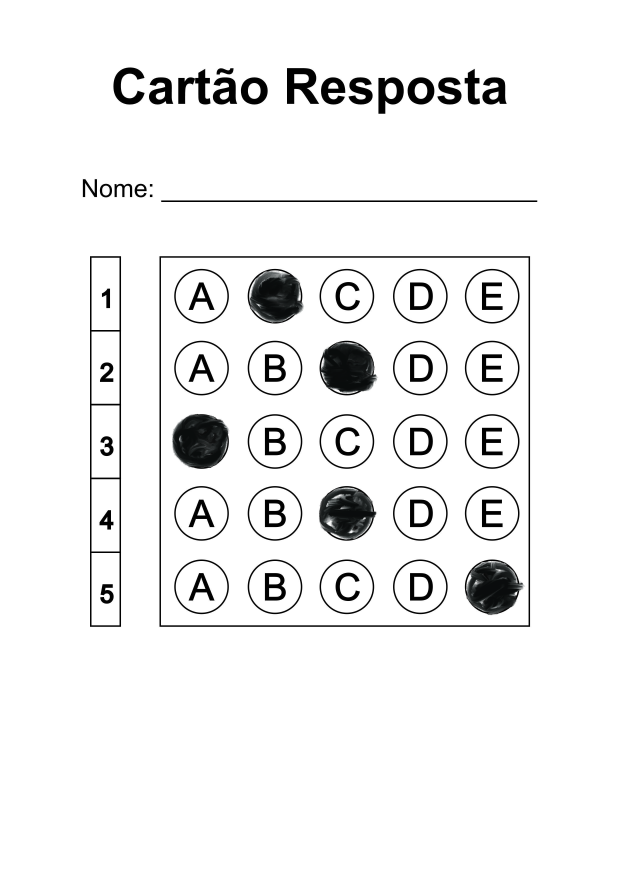
#> input picture imagens/1.jpg, 2481 x 3532 px, given in place of the camera (shown at 1/4 size)
$ python Leitor_WEB-CAM.py
#> lines starting #> are read from the running program, lines starting #| are printed output that depends on the picture; after the words box and inside, x2 and y2 are one past the last pixel; in counts of white or black regions, pixels touching at a corner belong together
### utlis.py
import cv2
import numpy as np

## Empilha todas as imagens em uma janela.
# [35 lines left out: function stackImages, not called in this run]

def reorder(myPoints):

    myPoints = myPoints.reshape((4, 2)) # Remove o colchete extra.
    print(myPoints)
    myPointsNew = np.zeros((4, 1, 2), np.int32) # Adiciona nova matriz com os pontos alinhados.
    add = myPoints.sum(1)
    print(add)
    print(np.argmax(add))
    myPointsNew[0] = myPoints[np.argmin(add)]  #[0,0]
    myPointsNew[3] =myPoints[np.argmax(add)]   #[w,h]
    diff = np.diff(myPoints, axis=1)
    myPointsNew[1] =myPoints[np.argmin(diff)]  #[w,0]
    myPointsNew[2] = myPoints[np.argmax(diff)] #[h,0]

    return myPointsNew

def rectContour(contours):

    rectCon = []
    max_area = 0
    for i in contours:
        area = cv2.contourArea(i)
        if area > 50:
            peri = cv2.arcLength(i, True)
            approx = cv2.approxPolyDP(i, 0.02 * peri, True)
            if len(approx) == 4:
                rectCon.append(i)
    rectCon = sorted(rectCon, key=cv2.contourArea,reverse=True)
    #print(len(rectCon))
    return rectCon

def getCornerPoints(cont):
    peri = cv2.arcLength(cont, True) # Tamanho do contorno.
    approx = cv2.approxPolyDP(cont, 0.02 * peri, True) # Aproxima o polígono para obter os pontos de canto.
    return approx

def splitBoxes(img):
    rows = np.vsplit(img,5)
    boxes=[]
    for r in rows:
        cols= np.hsplit(r,5)
        for box in cols:
            boxes.append(box)
    return boxes

def drawGrid(img,questions=5,choices=5):
    secW = int(img.shape[1]/questions)
    secH = int(img.shape[0]/choices)
    for i in range (0,9):
        pt1 = (0,secH*i)
        pt2 = (img.shape[1],secH*i)
        pt3 = (secW * i, 0)
        pt4 = (secW*i,img.shape[0])
        cv2.line(img, pt1, pt2, (255, 255, 0),2)
        cv2.line(img, pt3, pt4, (255, 255, 0),2)

    return img

def showAnswers(img,myIndex,grading,ans,questions=5,choices=5):
     secW = int(img.shape[1]/questions)
     secH = int(img.shape[0]/choices)

     for x in range(0,questions):
         myAns= myIndex[x]
         cX = (myAns * secW) + secW // 2
         cY = (x * secH) + secH // 2
         if grading[x]==1:
            myColor = (0,255,0)
            #cv2.rectangle(img,(myAns*secW,x*secH),((myAns*secW)+secW,(x*secH)+secH),myColor,cv2.FILLED)
            cv2.circle(img,(cX,cY),50,myColor,cv2.FILLED)
         else:
            myColor = (0,0,255)
            #cv2.rectangle(img, (myAns * secW, x * secH), ((myAns * secW) + secW, (x * secH) + secH), myColor, cv2.FILLED)
            cv2.circle(img, (cX, cY), 50, myColor, cv2.FILLED)

            # Resposta correta.
            myColor = (0, 255, 0)
            correctAns = ans[x]
            cv2.circle(img,((correctAns * secW)+secW//2, (x * secH)+secH//2),
            20,myColor,cv2.FILLED)

### Leitor_WEB-CAM.py
import cv2
import numpy as np
import utlis


########################################################################
webCamFeed = True
pathImage = "2.jpg"
cap = cv2.VideoCapture(0)
cap.set(10,160)
heightImg = 700
widthImg  = 700
questions=5
choices=5
ans= [1,2,0,2,4]
########################################################################


count=0

while True:

    if webCamFeed:success, img = cap.read()
#> img is the input picture: shape (3532, 2481, 3); mean B, G, R 240.1, 240.1, 240
    else:img = cv2.imread(pathImage)
    img = cv2.resize(img, (widthImg, heightImg)) # Redimensiona a imagem.
#> img: shape (700, 700, 3)
    imgFinal = img.copy()
    imgBlank = np.zeros((heightImg,widthImg, 3), np.uint8) # Cria uma imagem em branco para teste de debug, caso necessário.
    imgGray = cv2.cvtColor(img, cv2.COLOR_BGR2GRAY) # Converte a imagem para tons de cinza.
    imgBlur = cv2.GaussianBlur(imgGray, (5, 5), 1) # Adiciona desfoque.
    imgCanny = cv2.Canny(imgBlur,10,70) # Aplica canny
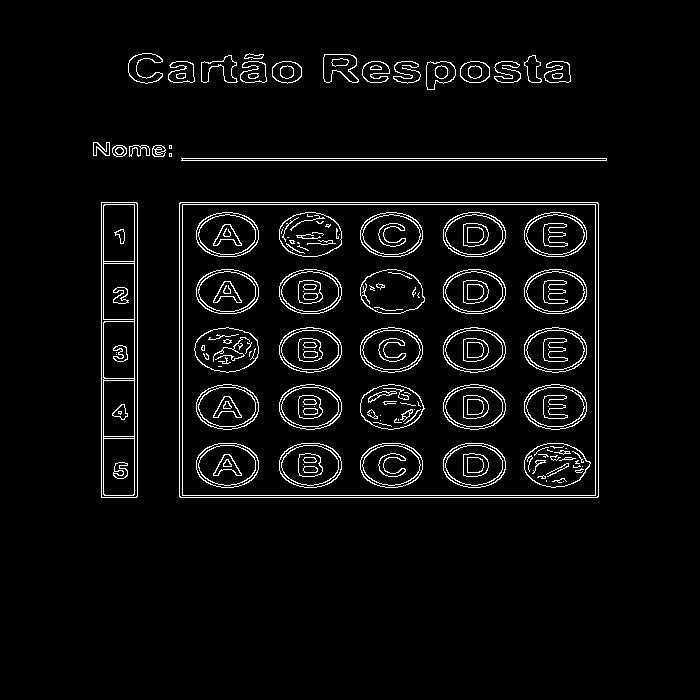
#> imgCanny: shape (700, 700); 4.3% white in thin lines or dots, all inside (x1, y1, x2, y2) = (93, 53, 607, 498)

    try:
        ## Busca todos os contornos.
        imgContours = img.copy() # Copia a imagem para exibição.
        imgBigContour = img.copy()
        contours, hierarchy = cv2.findContours(imgCanny, cv2.RETR_EXTERNAL, cv2.CHAIN_APPROX_NONE) # Busca todos os contornos.
#> contours = 24 contours, 3 with area under 20; largest, box (x1, y1, x2, y2) and area: (179, 202, 599, 498) 123603, (101, 202, 138, 498) 10619, (181, 158, 607, 161) 849, (323, 54, 359, 83) 716, (426, 61, 456, 90) 600
        cv2.drawContours(imgContours, contours, -1, (0, 255, 0), 10) # Desenha todos os contornos encontrados.
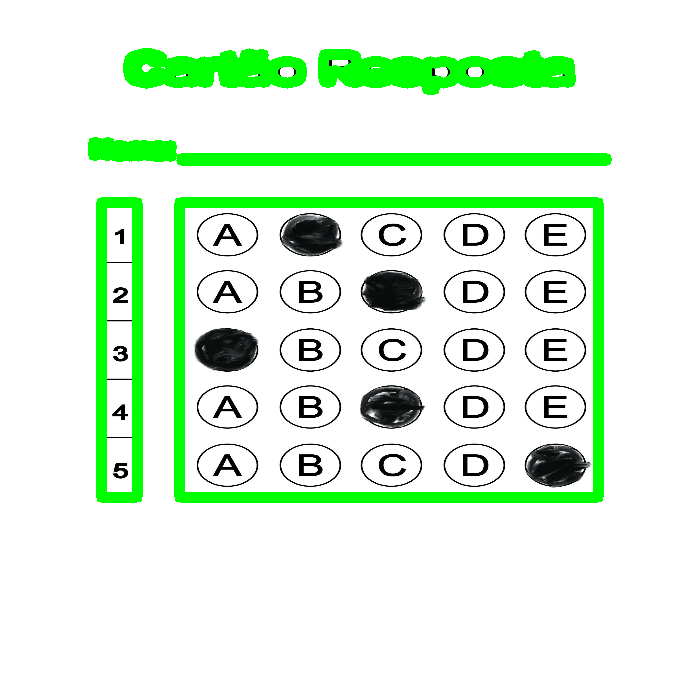
#> imgContours: shape (700, 700, 3); mean B, G, R 222.1, 244.8, 222
        rectCon = utlis.rectContour(contours) # Busca por contornos retangulares.
#> the loop in rectContour, `for i in contours:` made 24 passes
#> (area, peri, approx) on passes 1 to 3: (123603, 1425.7, [[179, 203], [180, 497], [598, 496], [597, 202]]), (10619, 660.8, [[101, 202], [101, 497], [136, 497], [137, 203]]), (849, 854.8, [[181, 158], [606, 160]])
#> after the loop in rectContour, `for i in contours:`: rectCon = 2 contours; box (x1, y1, x2, y2) and area: (179, 202, 599, 498) 123603, (101, 202, 138, 498) 10619
        biggestPoints= utlis.getCornerPoints(rectCon[0]) # Busca os cantos do retângulo maior.
#> in getCornerPoints, `peri = cv2.arcLength(cont, True)`: peri = 1425.7
#> in getCornerPoints, `approx = cv2.approxPolyDP(cont, 0.02 * peri, True)`: approx = [[179, 203], [180, 497], [598, 496], [597, 202]]
#> biggestPoints = [[179, 203], [180, 497], [598, 496], [597, 202]]
        gradePoints = utlis.getCornerPoints(rectCon[1]) # Busca os cantos do retângulo menor
#> gradePoints = [[101, 202], [101, 497], [136, 497], [137, 203]]


        if biggestPoints.size != 0 and gradePoints.size != 0:

            # Deforma o maior retângulo.
            biggestPoints=utlis.reorder(biggestPoints) # Reorganiza para a deformação.
#> in reorder, `myPoints = myPoints.reshape((4, 2))`: myPoints = [[179, 203], [180, 497], [598, 496], [597, 202]]
#| [[179 203]
#|  [180 497]
#|  [598 496]
#|  [597 202]]
#> in reorder, `add = myPoints.sum(1)`: add = [382, 677, 1094, 799]
#| [ 382  677 1094  799]
#| 2
#> in reorder, `diff = np.diff(myPoints, axis=1)`: diff = [24, 317, -102, -395]
#> biggestPoints = [[179, 203], [597, 202], [180, 497], [598, 496]]
            cv2.drawContours(imgBigContour, biggestPoints, -1, (0, 255, 0), 20) # Desenha o maior contorno.
#> imgBigContour: shape (700, 700, 3); mean B, G, R 239.7, 240.3, 239.6
            # Prepara os pontos para deformação.
            pts1 = np.float32(biggestPoints)
#> pts1 = [[179, 203], [597, 202], [180, 497], [598, 496]]
            pts2 = np.float32([[0, 0],[widthImg, 0], [0, heightImg],[widthImg, heightImg]])
            matrix = cv2.getPerspectiveTransform(pts1, pts2) # Pega a matriz de transformação.
#> matrix = [[1.67, -0.0057, -298.6], [0.0057, 2.38, -484.3], [-3.9e-19, -5.51e-19, 1]]
            imgWarpColored = cv2.warpPerspective(img, matrix, (widthImg, heightImg)) # Aplica a deformação.

            # Deforma o menor retângulo
            cv2.drawContours(imgBigContour, gradePoints, -1, (255, 0, 0), 20) # Desenha o maior contorno.
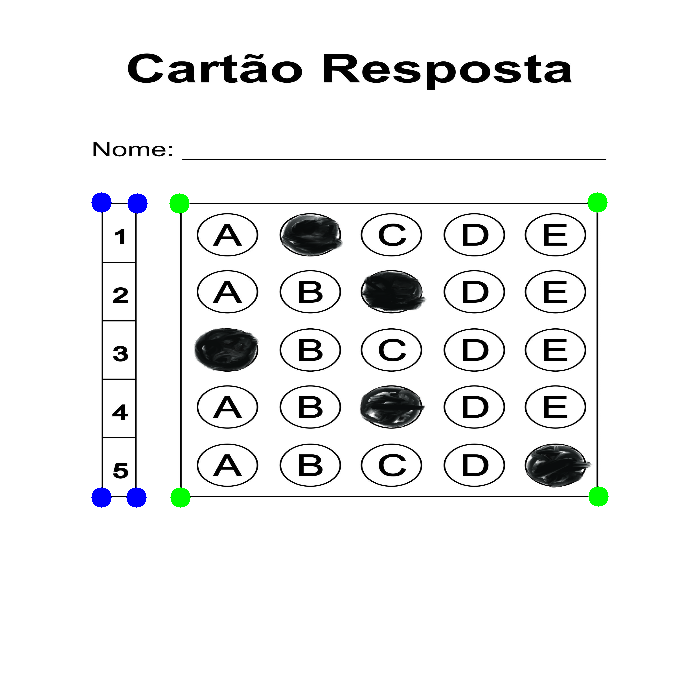
#> imgBigContour: shape (700, 700, 3); mean B, G, R 239.7, 239.7, 239
            gradePoints = utlis.reorder(gradePoints) # Reorganiza para a deformação.
#| [[101 202]
#|  [101 497]
#|  [136 497]
#|  [137 203]]
#| [303 598 633 340]
#| 2
#> gradePoints = [[101, 202], [137, 203], [101, 497], [136, 497]]

            # Prepara os pontos para deformação.
            ptsG1 = np.float32(gradePoints)
#> ptsG1 = [[101, 202], [137, 203], [101, 497], [136, 497]]
            ptsG2 = np.float32([[0, 0], [325, 0], [0, 150], [325, 150]])
            matrixG = cv2.getPerspectiveTransform(ptsG1, ptsG2)# Pega a matriz de transformação.
#> matrixG = [[8.75, -5.11e-17, -883.7], [-0.0134, 0.481, -95.75], [-8.9e-05, -9.19e-05, 1]]
            imgGradeDisplay = cv2.warpPerspective(img, matrixG, (325, 150)) # Aplica a deformação.

            # Aplica a borda.
            imgWarpGray = cv2.cvtColor(imgWarpColored,cv2.COLOR_BGR2GRAY) # Converte para tons de cinza.
            imgThresh = cv2.threshold(imgWarpGray, 170, 255,cv2.THRESH_BINARY_INV )[1] # Aplica a borda e a inverte.
#> imgThresh: shape (700, 700); 19.6% white; 46 white regions, largest, box (x1, y1, x2, y2) and area: (25, 297, 132, 402) 8935, (303, 160, 411, 264) 8543, (577, 574, 687, 679) 8388

            boxes = utlis.splitBoxes(imgThresh) # Pega os espaços individuais.
#> in splitBoxes, `rows = np.vsplit(img,5)`: rows = 5 items
#> the loop in splitBoxes, `for r in rows:` made 5 passes
#> after the loop in splitBoxes, `for r in rows:`: boxes = 25 items
#> boxes = 25 items
            cv2.imshow("Split Test ", boxes[3])
            countR=0
            countC=0
            myPixelVal = np.zeros((questions,choices)) # Guarda os valores não nulos em cada espaço.
            for image in boxes:
                #cv2.imshow(str(countR)+str(countC),image)
                totalPixels = cv2.countNonZero(image)
                myPixelVal[countR][countC]= totalPixels
                countC += 1
                if (countC==choices):countC=0;countR +=1
#> this loop made 25 passes
#> totalPixels on passes 1 to 8: 3016, 8696, 2554, 2785, 2969, 2634, 2474, 8543
#> after the loop, countC = 0; countR = 5; myPixelVal = [[3016, 8696, 2554, 2785, 2969], [2634, 2474, 8543, 2326, 2563], [9495, 2489, 2155, 2351, 2610], [2705, 2524, 8363, 2331, 2731], [3014, 2893, 2388, 2621, 8969]]

            # Busca as respostas do usuário e as coloca em uma lista.
            myIndex=[]
            for x in range (0,questions):
                arr = myPixelVal[x]
                myIndexVal = np.where(arr == np.amax(arr))
                myIndex.append(myIndexVal[0][0])
#> this loop made 5 passes
#> (arr, myIndexVal) on passes 1 to 5: ([3016, 8696, 2554, 2785, 2969], ([1],)), ([2634, 2474, 8543, 2326, 2563], ([2],)), ([9495, 2489, 2155, 2351, 2610], ([0],)), ([2705, 2524, 8363, 2331, 2731], ([2],)), ([3014, 2893, 2388, 2621, 8969], ([4],))
#> after the loop, myIndex = [1, 2, 0, 2, 4]
            #print("USER ANSWERS",myIndex)

            # Compara os valores para encontrar os valores corretos.
            grading=[]
            for x in range(0,questions):
                if ans[x] == myIndex[x]:
                    grading.append(1)
                else:grading.append(0)
#> after the loop, grading = [1, 1, 1, 1, 1]
            #print("GRADING",grading)
            score = (sum(grading)/questions)*100 # Média final
#> score = 100
            #print("SCORE",score)

            # Exibe as respostas.
            utlis.showAnswers(imgWarpColored,myIndex,grading,ans) # Desenha as respostas detectadas.
#> the loop in showAnswers, `for x in range(0,questions):` made 5 passes
#> (myAns, cX) on passes 1 to 5: (1, 210), (2, 350), (0, 70), (2, 350), (4, 630)
            utlis.drawGrid(imgWarpColored) # Desenha a malha.
#> after the loop in drawGrid, `for i in range (0,9):`:
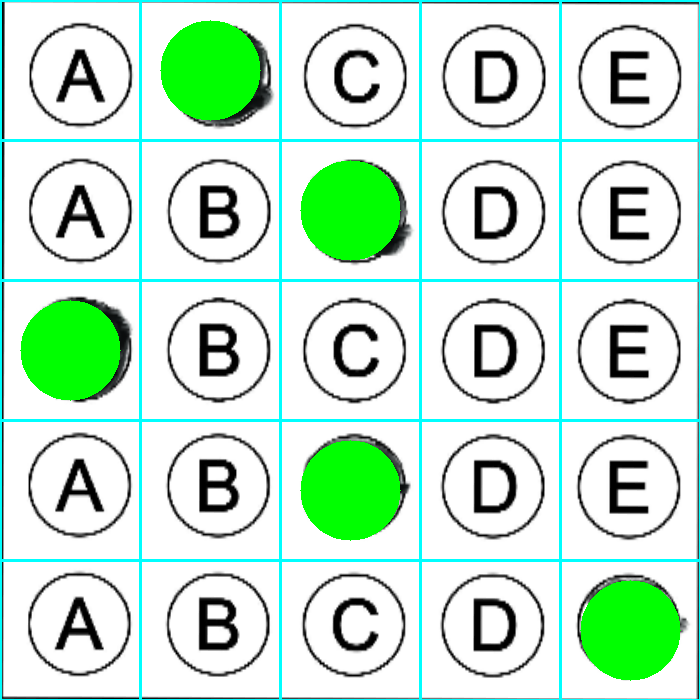
#> img: shape (700, 700, 3); mean B, G, R 210.6, 231, 199.8
            imgRawDrawings = np.zeros_like(imgWarpColored) # Nova imagem em branco com tamanho da imagem distorcida.
            utlis.showAnswers(imgRawDrawings, myIndex, grading, ans) # Desenha na nova imagem.
#> call 2 of showAnswers, with questions = 5, choices = 5
#> the loop in showAnswers (call 2), `for x in range(0,questions):` made 5 passes
#> after the loop in showAnswers (call 2), `for x in range(0,questions):`:
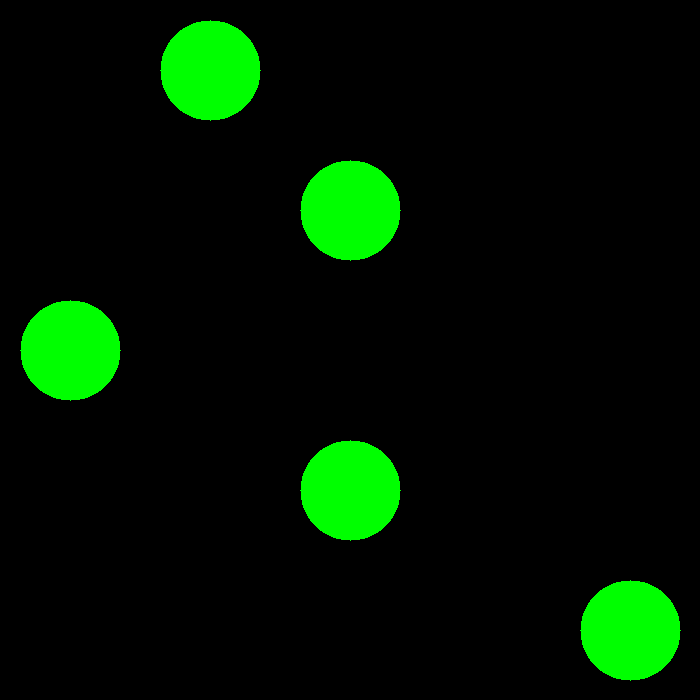
#> img: shape (700, 700, 3); mean B, G, R 0, 20.4, 0
            invMatrix = cv2.getPerspectiveTransform(pts2, pts1) # Inverte a matriz de transformação.
#> invMatrix = [[0.597, 0.00143, 179], [-0.00143, 0.42, 203], [0, 0, 1]]
            imgInvWarp = cv2.warpPerspective(imgRawDrawings, invMatrix, (widthImg, heightImg))

            # Exibe a média.
            imgRawGrade = np.zeros_like(imgGradeDisplay,np.uint8) # Adiciona nova imagem com espaço da média.
            cv2.putText(imgRawGrade,str(int(score))+"%",(70,100)
                        ,cv2.FONT_HERSHEY_COMPLEX,3,(0,255,255),3) # Adiciona a média à nova imagem
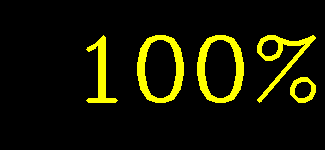
#> imgRawGrade: shape (150, 325, 3); mean of channels 0, 1, 2 0, 21.9, 21.9; drawn as B, G, R
            invMatrixG = cv2.getPerspectiveTransform(ptsG2, ptsG1) # Inverte a matriz de transformação.
#> invMatrixG = [[0.112, 0.0193, 101], [0.0052, 2.06, 202], [1.05e-05, 0.000191, 1]]
            imgInvGradeDisplay = cv2.warpPerspective(imgRawGrade, invMatrixG, (widthImg, heightImg))

            # Mostra as respostas e a média na imagem final.
            imgFinal = cv2.addWeighted(imgFinal, 1, imgInvWarp, 1,0)
            imgFinal = cv2.addWeighted(imgFinal, 1, imgInvGradeDisplay, 1,0)
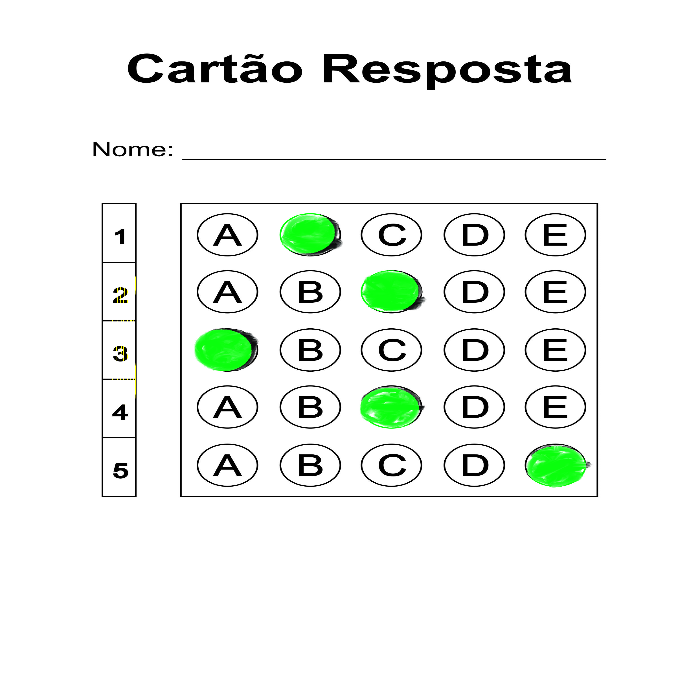
#> imgFinal: shape (700, 700, 3); mean B, G, R 240.3, 244.5, 240.3

            # Vetor da imagem para exibição.
            imageArray = ([img,imgGray,imgCanny,imgContours],
                          [imgBigContour,imgThresh,imgWarpColored,imgFinal])
            cv2.imshow("Final Result", imgFinal)
    except:
        imageArray = ([img,imgGray,imgCanny,imgContours],
                      [imgBlank, imgBlank, imgBlank, imgBlank])

    # Rótulos para exibição.
    labels = [["Original","Gray","Edges","Contours"],
              ["Biggest Contour","Threshold","Warpped","Final"]]

#> (the run stopped early here; a loop or call above may not have finished)
